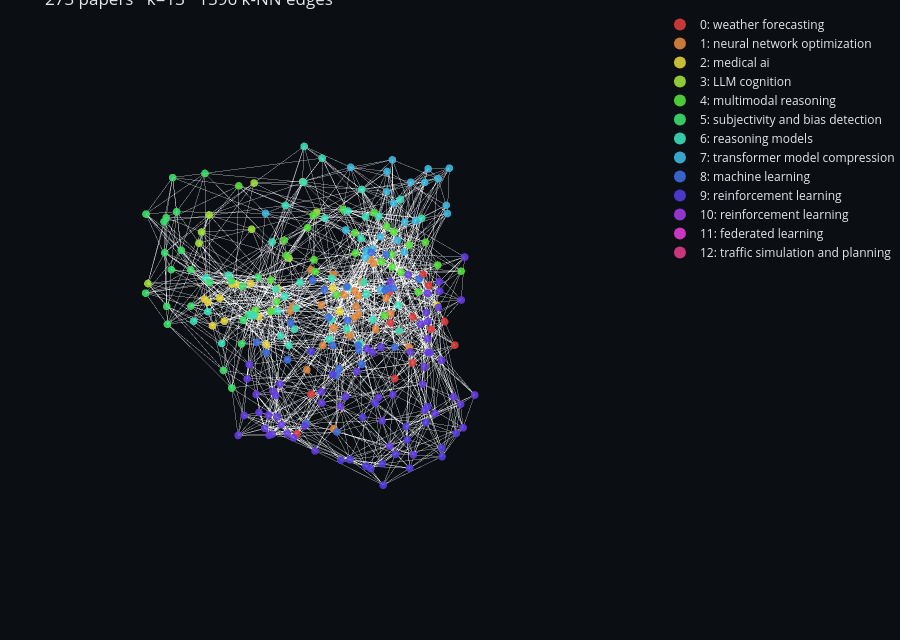

Notebook code for this chart:
### Markdown cell above
## Interactive 3D view (static-renderable)

Plotly WebGL scatter: **rotate** (left-drag), **zoom** (scroll), **pan** (right-drag). Hover any node to see its paper title and cluster. Click a cluster name in the legend to hide/show.

This cell uses a regular `go.Figure` so the embedded HTML renders in any notebook viewer — no live kernel required. To edit cluster labels, use the optional widget cell below (requires a running kernel).

### Code cell
import plotly.graph_objects as go

def cluster_color(i: int, total: int) -> str:
    hue = round((i * 360) / max(total, 1))
    return f"hsl({hue}, 70%, 55%)"


def build_topic_figure(labels_list):
    fig = go.Figure()

    # Edge trace (single polyline with None breaks between segments)
    ex, ey, ez = [], [], []
    for a, b, _w in edges:
        ex += [positions[a, 0], positions[b, 0], None]
        ey += [positions[a, 1], positions[b, 1], None]
        ez += [positions[a, 2], positions[b, 2], None]
    fig.add_trace(go.Scatter3d(
        x=ex, y=ey, z=ez,
        mode="lines",
        line=dict(color="rgba(150,150,150,0.18)", width=1),
        hoverinfo="skip",
        showlegend=False,
        name="edges",
    ))

    # One node trace per cluster so the legend controls per-cluster visibility
    for j in range(config.N_CLUSTERS):
        mask = assignments == j
        if not mask.any():
            continue
        rows = np.where(mask)[0]
        titles = [ordered_papers[int(r)].title if ordered_papers[int(r)] else abstract_ids[int(r)] for r in rows]
        fig.add_trace(go.Scatter3d(
            x=positions[mask, 0], y=positions[mask, 1], z=positions[mask, 2],
            mode="markers",
            marker=dict(size=4.5, color=cluster_color(j, config.N_CLUSTERS), opacity=0.9),
            text=titles,
            customdata=[labels_list[j]] * int(mask.sum()),
            hovertemplate="<b>%{customdata}</b><br>%{text}<extra></extra>",
            name=f"{j}: {labels_list[j]}",
        ))

    fig.update_layout(
        scene=dict(
            xaxis=dict(visible=False),
            yaxis=dict(visible=False),
            zaxis=dict(visible=False),
            bgcolor="#0b0f14",
        ),
        paper_bgcolor="#0b0f14",
        font=dict(color="#e5e7eb"),
        legend=dict(bgcolor="rgba(0,0,0,0)", itemsizing="constant"),
        margin=dict(l=0, r=0, t=10, b=0),
        height=640,
        title=f"{abstracts.shape[0]} papers · k={config.N_CLUSTERS} · {len(edges)} k-NN edges",
    )
    return fig

fig = build_topic_figure(labels)
fig.show()
